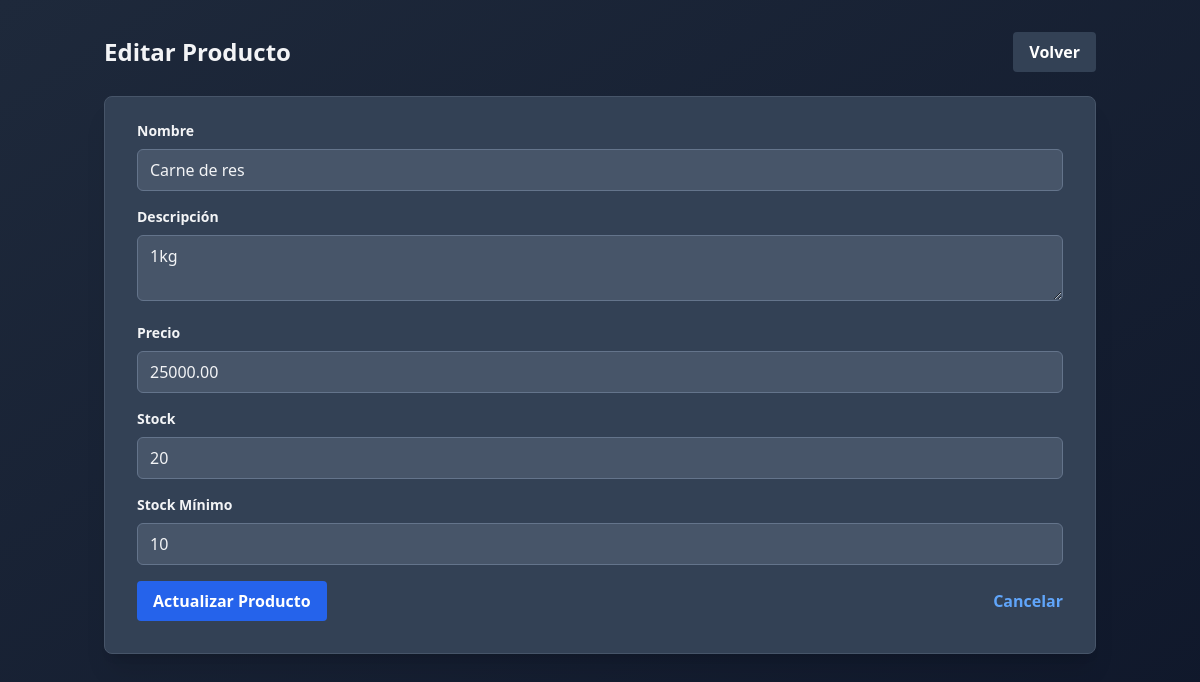
The app's page /editar_producto.php?id=4 (signed in) with its own data.
### tables this page shows
CREATE TABLE `productos` (
  `id` int(11) NOT NULL,
  `nombre` varchar(100) NOT NULL,
  `descripcion` text DEFAULT NULL,
  `precio` decimal(10,2) NOT NULL,
  `stock` int(11) NOT NULL,
  `fecha_creacion` timestamp NOT NULL DEFAULT current_timestamp(),
  `stock_minimo` int(11) NOT NULL DEFAULT 10
);

### includes/functions.php (called while the page is built, shortened)
<?php
$servername = "localhost";
$username = "root";
$password = "";
$dbname = "inventario_supermercado";
$conn = new mysqli($servername, $username, $password, $dbname);
function obtenerProductoPorId($id) {
    global $conn;
    $sql = "SELECT * FROM productos WHERE id = ?";
    $stmt = $conn->prepare($sql);
    $stmt->bind_param("i", $id);
    $stmt->execute();
    $result = $stmt->get_result();
    return $result->fetch_assoc();
}
?>

### editar_producto.php (the view, shortened to what this page needs)
<?php
require_once 'includes/functions.php';
$producto = null;
if (isset($_GET['id'])) {
    $producto = obtenerProductoPorId($_GET['id']);
}
?>
<!DOCTYPE html>
<html lang="es">
<head>
    <script src="https://cdn.tailwindcss.com"></script>
</head>
<body class="bg-gradient-to-br from-slate-800 to-slate-900 min-h-screen">
    <div class="container mx-auto px-4 py-8">
        <div class="flex justify-between items-center mb-6">
            <h1 class="text-2xl font-bold text-gray-100">Editar Producto</h1>
            <a href="index.php" class="bg-slate-700 hover:bg-slate-600 text-white font-bold py-2 px-4 rounded transition duration-300">
                Volver
            </a>
        </div>
        <?php if ($producto): ?>
            <form action="editar_producto.php" method="POST"
                  class="bg-slate-700 shadow-xl rounded-lg px-8 pt-6 pb-8 mb-4 border border-slate-600">
                <div class="mb-4">
                    <label class="block text-gray-100 text-sm font-bold mb-2" for="nombre">
                        Nombre
                    </label>
                    <input class="w-full px-3 py-2 bg-slate-600 border border-slate-500 rounded-md
                                text-gray-100 focus:outline-none focus:ring focus:border-blue-400"
                           id="nombre" type="text" name="nombre" value="<?php echo htmlspecialchars($producto['nombre']); ?>" required>
                </div>
                <div class="mb-4">
                    <label class="block text-gray-100 text-sm font-bold mb-2" for="descripcion">
                        Descripción
                    </label>
                    <textarea class="w-full px-3 py-2 bg-slate-600 border border-slate-500 rounded-md
                                    text-gray-100 focus:outline-none focus:ring focus:border-blue-400"
                              id="descripcion" name="descripcion"><?php echo htmlspecialchars($producto['descripcion']); ?></textarea>
                </div>
                <div class="mb-4">
                    <label class="block text-gray-100 text-sm font-bold mb-2" for="precio">
                        Precio
                    </label>
                    <input class="w-full px-3 py-2 bg-slate-600 border border-slate-500 rounded-md
                                text-gray-100 focus:outline-none focus:ring focus:border-blue-400"
                           id="precio" type="number" step="0.01" name="precio" value="<?php echo $producto['precio']; ?>" required>
                </div>
                <div class="mb-4">
                    <label class="block text-gray-100 text-sm font-bold mb-2" for="stock">
                        Stock
                    </label>
                    <input class="w-full px-3 py-2 bg-slate-600 border border-slate-500 rounded-md
                                text-gray-100 focus:outline-none focus:ring focus:border-blue-400"
                           id="stock" type="number" name="stock" value="<?php echo $producto['stock']; ?>" required>
                </div>
                <div class="mb-4">
                    <label class="block text-gray-100 text-sm font-bold mb-2" for="stock_minimo">
                        Stock Mínimo
                    </label>
                    <input class="w-full px-3 py-2 bg-slate-600 border border-slate-500 rounded-md
                                text-gray-100 focus:outline-none focus:ring focus:border-blue-400"
                           id="stock_minimo" type="number" name="stock_minimo" value="<?php echo $producto['stock_minimo']; ?>" required>
                </div>
                <div class="flex items-center justify-between">
                    <button class="bg-blue-600 hover:bg-blue-700 text-white font-bold py-2 px-4 rounded
                                 transition duration-300 focus:outline-none focus:shadow-outline" type="submit">
                        Actualizar Producto
                    </button>
                    <a class="text-blue-400 hover:text-blue-300 font-bold transition duration-300"
                       href="index.php">Cancelar</a>
                </div>
            </form>
        <?php else: ?>
            <p class="text-red-400">Producto no encontrado.</p>
        <?php endif; ?>
    </div>
</body>
</html>

### records on screen
productos: nombre "Carne de res", descripcion "1kg", precio "25000.00", stock "20", stock_minimo "10"
